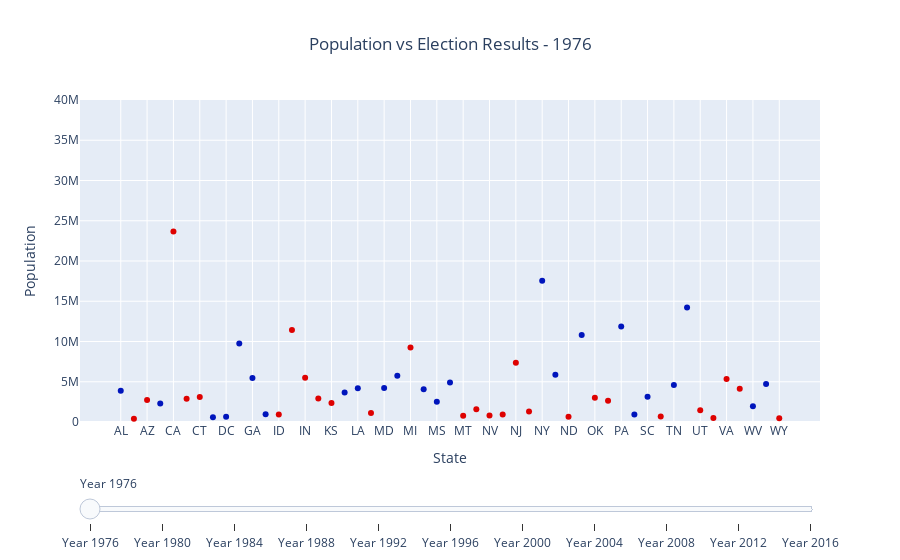

Here is the notebook cell this chart was saved with:
### Markdown cell above
## Plot Population vs Election Results

### Code cell
import plotly.graph_objects as go
import numpy as np
import plotly.express as px

# Create figure
fig = go.Figure()

# Add traces, one for each slider step
for year in election_years:
    state_decisions = []
    state_pops = []

    for state, election_info in slides[year].items():
        state_decisions.append(election_info.winner_party.title())
        state_pops.append(election_info.state_population)

    
    fig.add_trace(
        go.Scatter(visible=False, x=state_codes, y=state_pops,mode='markers',marker_color=['#0015BC' if x == 'Democrat' else '#DE0100' for x in state_decisions], customdata=state_decisions))

fig.data[0].visible = True
fig.update_traces(hovertemplate='%{x}<br>Pop: %{y}<br>%{customdata}<extra></extra>')

# Create and add slider
steps = []

for i,yr in zip(range(len(fig.data)), election_years):
    step = dict(
        method="update",
        args=[{"visible": [False] * len(fig.data)},
              {"title": "Population vs Election Results - " + str(yr)},{'title_x':0.5}],
        label='Year {}'.format(i*4 + 1976),# layout attribute
       
    )
    step["args"][0]["visible"][i] = True  # Toggle i'th trace to "visible"
    steps.append(step)

sliders = [dict(
    active=0,
    pad={"t": 50},

    steps=steps
)]

fig.update_layout(
     yaxis=dict(range=[0,40000000]),
    title= "Population vs Election Results - " + str(1976), title_x=.5,
    sliders=sliders,
    xaxis_title="State",
    yaxis_title="Population"
)

fig.show()
offline.plot(fig, auto_open=True, filename='plots/html_plots/Population vs Election Results.html', validate=True)

### Figure 1 — Plotly figure (JSON) as saved in the notebook; plotly's stock layout.template omitted (floating-point values rounded to 4 significant figures)
{"data": [{"customdata": ["Democrat", "Republican", "Republican", "Democrat", "Republican", "Republican", "Republican", "Democrat", "Democrat", "Democrat", "Democrat", "Democrat", "Republican", "Republican", "Republican", "Republican", "Republican", "Democrat", "Democrat", "Republican", "Democrat", "Democrat", "Republican", "Democrat", "Democrat", "Democrat", "Republican", "Republican", "Republican", "Republican", "Republican", "Republican", "Democrat", "Democrat", "Republican", "Democrat", "Republican", "Republican", "Democrat", "Democrat", "Democrat", "Republican", "Democrat", "Democrat", "Republican", "Republican", "Republican", "Republican", "Democrat", "Democrat", "Republican"], "hovertemplate": "%{x}<br>Pop: %{y}<br>%{customdata}<extra></extra>", "marker": {"color": ["#0015BC", "#DE0100", "#DE0100", "#0015BC", "#DE0100", "#DE0100", "#DE0100", "#0015BC", "#0015BC", "#0015BC", "#0015BC", "#0015BC", "#DE0100", "#DE0100", "#DE0100", "#DE0100", "#DE0100", "#0015BC", "#0015BC", "#DE0100", "#0015BC", "#0015BC", "#DE0100", "#0015BC", "#0015BC", "#0015BC", "#DE0100", "#DE0100", "#DE0100", "#DE0100", "#DE0100", "#DE0100", "#0015BC", "#0015BC", "#DE0100", "#0015BC", "#DE0100", "#DE0100", "#0015BC", "#0015BC", "#0015BC", "#DE0100", "#0015BC", "#0015BC", "#DE0100", "#DE0100", "#DE0100", "#DE0100", "#0015BC", "#0015BC", "#DE0100"]}, "mode": "markers", "type": "scatter", "visible": true, "x": ["AL", "AK", "AZ", "AR", "CA", "CO", "CT", "DE", "DC", "FL", "GA", "HI", "ID", "IL", "IN", "IA", "KS", "KY", "LA", "ME", "MD", "MA", "MI", "MN", "MS", "MO", "MT", "NE", "NV", "NH", "NJ", "NM", "NY", "NC", "ND", "OH", "OK", "OR", "PA", "RI", "SC", "SD", "TN", "TX", "UT", "VT", "VA", "WA", "WV", "WI", "WY"], "y": [3893888, 401851, 2718215, 2286435, 23667902, 2889964, 3107576, 594338, 638333, 9746324, 5463105, 964691, 943935, 11426518, 5490224, 2913808, 2363679, 3660777, 4205900, 1124660, 4216975, 5737037, 9262078, 4075970, 2520638, 4916686, 786690, 1569825, 800493, 920610, 7364823, 1302894, 17558072, 5881766, 652717, 10797630, 3025290, 2633105, 11863895, 947154, 3121820, 690768, 4591120, 14229191, 1461037, 511456, 5346818, 4132156, 1949644, 4705767, 469557]}, {"customdata": ["Republican", "Republican", "Republican", "Republican", "Republican", "Republican", "Republican", "Republican", "Democrat", "Republican", "Democrat", "Democrat", "Republican", "Republican", "Republican", "Republican", "Republican", "Republican", "Republican", "Republican", "Democrat", "Republican", "Republican", "Democrat", "Republican", "Republican", "Republican", "Republican", "Republican", "Republican", "Republican", "Republican", "Democrat", "Republican", "Republican", "Republican", "Republican", "Republican", "Republican", "Democrat", "Republican", "Republican", "Republican", "Republican", "Republican", "Republican", "Republican", "Republican", "Democrat", "Republican", "Republican"], "hovertemplate": "%{x}<br>Pop: %{y}<br>%{customdata}<extra></extra>", "marker": {"color": ["#DE0100", "#DE0100", "#DE0100", "#DE0100", "#DE0100", "#DE0100", "#DE0100", "#DE0100", "#0015BC", "#DE0100", "#0015BC", "#0015BC", "#DE0100", "#DE0100", "#DE0100", "#DE0100", "#DE0100", "#DE0100", "#DE0100", "#DE0100", "#0015BC", "#DE0100", "#DE0100", "#0015BC", "#DE0100", "#DE0100", "#DE0100", "#DE0100", "#DE0100", "#DE0100", "#DE0100", "#DE0100", "#0015BC", "#DE0100", "#DE0100", "#DE0100", "#DE0100", "#DE0100", "#DE0100", "#0015BC", "#DE0100", "#DE0100", "#DE0100", "#DE0100", "#DE0100", "#DE0100", "#DE0100", "#DE0100", "#0015BC", "#DE0100", "#DE0100"]}, "mode": "markers", "type": "scatter", "visible": false, "x": ["AL", "AK", "AZ", "AR", "CA", "CO", "CT", "DE", "DC", "FL", "GA", "HI", "ID", "IL", "IN", "IA", "KS", "KY", "LA", "ME", "MD", "MA", "MI", "MN", "MS", "MO", "MT", "NE", "NV", "NH", "NJ", "NM", "NY", "NC", "ND", "OH", "OK", "OR", "PA", "RI", "SC", "SD", "TN", "TX", "UT", "VT", "VA", "WA", "WV", "WI", "WY"], "y": [3893888, 401851, 2718215, 2286435, 23667902, 2889964, 3107576, 594338, 638333, 9746324, 5463105, 964691, 943935, 11426518, 5490224, 2913808, 2363679, 3660777, 4205900, 1124660, 4216975, 5737037, 9262078, 4075970, 2520638, 4916686, 786690, 1569825, 800493, 920610, 7364823, 1302894, 17558072, 5881766, 652717, 10797630, 3025290, 2633105, 11863895, 947154, 3121820, 690768, 4591120, 14229191, 1461037, 511456, 5346818, 4132156, 1949644, 4705767, 469557]}, {"customdata": ["Republican", "Republican", "Republican", "Republican", "Republican", "Republican", "Republican", "Republican", "Democrat", "Republican", "Republican", "Republican", "Republican", "Republican", "Republican", "Republican", "Republican", "Republican", "Republican", "Republican", "Republican", "Republican", "Republican", "Democrat", "Republican", "Republican", "Republican", "Republican", "Republican", "Republican", "Republican", "Republican", "Republican", "Republican", "Republican", "Republican", "Republican", "Republican", "Republican", "Republican", "Republican", "Republican", "Republican", "Republican", "Republican", "Republican", "Republican", "Republican", "Republican", "Republican", "Republican"], "hovertemplate": "%{x}<br>Pop: %{y}<br>%{customdata}<extra></extra>", "marker": {"color": ["#DE0100", "#DE0100", "#DE0100", "#DE0100", "#DE0100", "#DE0100", "#DE0100", "#DE0100", "#0015BC", "#DE0100", "#DE0100", "#DE0100", "#DE0100", "#DE0100", "#DE0100", "#DE0100", "#DE0100", "#DE0100", "#DE0100", "#DE0100", "#DE0100", "#DE0100", "#DE0100", "#0015BC", "#DE0100", "#DE0100", "#DE0100", "#DE0100", "#DE0100", "#DE0100", "#DE0100", "#DE0100", "#DE0100", "#DE0100", "#DE0100", "#DE0100", "#DE0100", "#DE0100", "#DE0100", "#DE0100", "#DE0100", "#DE0100", "#DE0100", "#DE0100", "#DE0100", "#DE0100", "#DE0100", "#DE0100", "#DE0100", "#DE0100", "#DE0100"]}, "mode": "markers", "type": "scatter", "visible": false, "x": ["AL", "AK", "AZ", "AR", "CA", "CO", "CT", "DE", "DC", "FL", "GA", "HI", "ID", "IL", "IN", "IA", "KS", "KY", "LA", "ME", "MD", "MA", "MI", "MN", "MS", "MO", "MT", "NE", "NV", "NH", "NJ", "NM", "NY", "NC", "ND", "OH", "OK", "OR", "PA", "RI", "SC", "SD", "TN", "TX", "UT", "VT", "VA", "WA", "WV", "WI", "WY"], "y": [3893888, 401851, 2718215, 2286435, 23667902, 2889964, 3107576, 594338, 638333, 9746324, 5463105, 964691, 943935, 11426518, 5490224, 2913808, 2363679, 3660777, 4205900, 1124660, 4216975, 5737037, 9262078, 4075970, 2520638, 4916686, 786690, 1569825, 800493, 920610, 7364823, 1302894, 17558072, 5881766, 652717, 10797630, 3025290, 2633105, 11863895, 947154, 3121820, 690768, 4591120, 14229191, 1461037, 511456, 5346818, 4132156, 1949644, 4705767, 469557]}, {"customdata": ["Republican", "Republican", "Republican", "Republican", "Republican", "Republican", "Republican", "Republican", "Democrat", "Republican", "Republican", "Democrat", "Republican", "Republican", "Republican", "Democrat", "Republican", "Republican", "Republican", "Republican", "Republican", "Democrat", "Republican", "Democrat", "Republican", "Republican", "Republican", "Republican", "Republican", "Republican", "Republican", "Republican", "Democrat", "Republican", "Republican", "Republican", "Republican", "Democrat", "Republican", "Democrat", "Republican", "Republican", "Republican", "Republican", "Republican", "Republican", "Republican", "Democrat", "Democrat", "Democrat", "Republican"], "hovertemplate": "%{x}<br>Pop: %{y}<br>%{customdata}<extra></extra>", "marker": {"color": ["#DE0100", "#DE0100", "#DE0100", "#DE0100", "#DE0100", "#DE0100", "#DE0100", "#DE0100", "#0015BC", "#DE0100", "#DE0100", "#0015BC", "#DE0100", "#DE0100", "#DE0100", "#0015BC", "#DE0100", "#DE0100", "#DE0100", "#DE0100", "#DE0100", "#0015BC", "#DE0100", "#0015BC", "#DE0100", "#DE0100", "#DE0100", "#DE0100", "#DE0100", "#DE0100", "#DE0100", "#DE0100", "#0015BC", "#DE0100", "#DE0100", "#DE0100", "#DE0100", "#0015BC", "#DE0100", "#0015BC", "#DE0100", "#DE0100", "#DE0100", "#DE0100", "#DE0100", "#DE0100", "#DE0100", "#0015BC", "#0015BC", "#0015BC", "#DE0100"]}, "mode": "markers", "type": "scatter", "visible": false, "x": ["AL", "AK", "AZ", "AR", "CA", "CO", "CT", "DE", "DC", "FL", "GA", "HI", "ID", "IL", "IN", "IA", "KS", "KY", "LA", "ME", "MD", "MA", "MI", "MN", "MS", "MO", "MT", "NE", "NV", "NH", "NJ", "NM", "NY", "NC", "ND", "OH", "OK", "OR", "PA", "RI", "SC", "SD", "TN", "TX", "UT", "VT", "VA", "WA", "WV", "WI", "WY"], "y": [4040587, 550043, 3665228, 2350725, 29760021, 3294394, 3287116, 666168, 606900, 12937926, 6478216, 1108229, 1006749, 11430602, 5544159, 2776755, 2477574, 3685296, 4219973, 1227928, 4781468, 6016425, 9295297, 4375099, 2573216, 5117073, 799065, 1578385, 1201833, 1109252, 7730188, 1515069, 17990455, 6628637, 638800, 10847115, 3145585, 2842321, 11881643, 1003464, 3486703, 696004, 4877185, 16986510, 1722850, 562758, 6187358, 4866692, 1793477, 4891769, 453588]}, {"customdata": ["Republican", "Republican", "Republican", "Democrat", "Democrat", "Democrat", "Democrat", "Democrat", "Democrat", "Republican", "Democrat", "Democrat", "Republican", "Democrat", "Republican", "Democrat", "Republican", "Democrat", "Democrat", "Democrat", "Democrat", "Democrat", "Democrat", "Democrat", "Republican", "Democrat", "Democrat", "Republican", "Democrat", "Democrat", "Democrat", "Democrat", "Democrat", "Republican", "Republican", "Democrat", "Republican", "Democrat", "Democrat", "Democrat", "Republican", "Republican", "Democrat", "Republican", "Republican", "Democrat", "Republican", "Democrat", "Democrat", "Democrat", "Republican"], "hovertemplate": "%{x}<br>Pop: %{y}<br>%{customdata}<extra></extra>", "marker": {"color": ["#DE0100", "#DE0100", "#DE0100", "#0015BC", "#0015BC", "#0015BC", "#0015BC", "#0015BC", "#0015BC", "#DE0100", "#0015BC", "#0015BC", "#DE0100", "#0015BC", "#DE0100", "#0015BC", "#DE0100", "#0015BC", "#0015BC", "#0015BC", "#0015BC", "#0015BC", "#0015BC", "#0015BC", "#DE0100", "#0015BC", "#0015BC", "#DE0100", "#0015BC", "#0015BC", "#0015BC", "#0015BC", "#0015BC", "#DE0100", "#DE0100", "#0015BC", "#DE0100", "#0015BC", "#0015BC", "#0015BC", "#DE0100", "#DE0100", "#0015BC", "#DE0100", "#DE0100", "#0015BC", "#DE0100", "#0015BC", "#0015BC", "#0015BC", "#DE0100"]}, "mode": "markers", "type": "scatter", "visible": false, "x": ["AL", "AK", "AZ", "AR", "CA", "CO", "CT", "DE", "DC", "FL", "GA", "HI", "ID", "IL", "IN", "IA", "KS", "KY", "LA", "ME", "MD", "MA", "MI", "MN", "MS", "MO", "MT", "NE", "NV", "NH", "NJ", "NM", "NY", "NC", "ND", "OH", "OK", "OR", "PA", "RI", "SC", "SD", "TN", "TX", "UT", "VT", "VA", "WA", "WV", "WI", "WY"], "y": [4040587, 550043, 3665228, 2350725, 29760021, 3294394, 3287116, 666168, 606900, 12937926, 6478216, 1108229, 1006749, 11430602, 5544159, 2776755, 2477574, 3685296, 4219973, 1227928, 4781468, 6016425, 9295297, 4375099, 2573216, 5117073, 799065, 1578385, 1201833, 1109252, 7730188, 1515069, 17990455, 6628637, 638800, 10847115, 3145585, 2842321, 11881643, 1003464, 3486703, 696004, 4877185, 16986510, 1722850, 562758, 6187358, 4866692, 1793477, 4891769, 453588]}, {"customdata": ["Republican", "Republican", "Democrat", "Democrat", "Democrat", "Republican", "Democrat", "Democrat", "Democrat", "Democrat", "Republican", "Democrat", "Republican", "Democrat", "Republican", "Democrat", "Republican", "Democrat", "Democrat", "Democrat", "Democrat", "Democrat", "Democrat", "Democrat", "Republican", "Democrat", "Republican", "Republican", "Democrat", "Democrat", "Democrat", "Democrat", "Democrat", "Republican", "Republican", "Democrat", "Republican", "Democrat", "Democrat", "Democrat", "Republican", "Republican", "Democrat", "Republican", "Republican", "Democrat", "Republican", "Democrat", "Democrat", "Democrat", "Republican"], "hovertemplate": "%{x}<br>Pop: %{y}<br>%{customdata}<extra></extra>", "marker": {"color": ["#DE0100", "#DE0100", "#0015BC", "#0015BC", "#0015BC", "#DE0100", "#0015BC", "#0015BC", "#0015BC", "#0015BC", "#DE0100", "#0015BC", "#DE0100", "#0015BC", "#DE0100", "#0015BC", "#DE0100", "#0015BC", "#0015BC", "#0015BC", "#0015BC", "#0015BC", "#0015BC", "#0015BC", "#DE0100", "#0015BC", "#DE0100", "#DE0100", "#0015BC", "#0015BC", "#0015BC", "#0015BC", "#0015BC", "#DE0100", "#DE0100", "#0015BC", "#DE0100", "#0015BC", "#0015BC", "#0015BC", "#DE0100", "#DE0100", "#0015BC", "#DE0100", "#DE0100", "#0015BC", "#DE0100", "#0015BC", "#0015BC", "#0015BC", "#DE0100"]}, "mode": "markers", "type": "scatter", "visible": false, "x": ["AL", "AK", "AZ", "AR", "CA", "CO", "CT", "DE", "DC", "FL", "GA", "HI", "ID", "IL", "IN", "IA", "KS", "KY", "LA", "ME", "MD", "MA", "MI", "MN", "MS", "MO", "MT", "NE", "NV", "NH", "NJ", "NM", "NY", "NC", "ND", "OH", "OK", "OR", "PA", "RI", "SC", "SD", "TN", "TX", "UT", "VT", "VA", "WA", "WV", "WI", "WY"], "y": [4447100, 626932, 5130632, 2673400, 33871648, 4301261, 3405565, 783600, 572059, 15982378, 8186453, 1211537, 1293953, 12419293, 6080485, 2926324, 2688418, 4041769, 4468976, 1274923, 5296486, 6349097, 9938444, 4919479, 2844658, 5595211, 902195, 1711263, 1998257, 1235786, 8414350, 1819046, 18976457, 8049313, 642200, 11353140, 3450654, 3421399, 12281054, 1048319, 4012012, 754844, 5689283, 20851820, 2233169, 608827, 7078515, 5894121, 1808344, 5363675, 493782]}, {"customdata": ["Republican", "Republican", "Republican", "Republican", "Democrat", "Republican", "Democrat", "Democrat", "Democrat", "Republican", "Republican", "Democrat", "Republican", "Democrat", "Republican", "Democrat", "Republican", "Republican", "Republican", "Democrat", "Democrat", "Democrat", "Democrat", "Democrat", "Republican", "Republican", "Republican", "Republican", "Republican", "Republican", "Democrat", "Democrat", "Democrat", "Republican", "Republican", "Republican", "Republican", "Democrat", "Democrat", "Democrat", "Republican", "Republican", "Republican", "Republican", "Republican", "Democrat", "Republican", "Democrat", "Republican", "Democrat", "Republican"], "hovertemplate": "%{x}<br>Pop: %{y}<br>%{customdata}<extra></extra>", "marker": {"color": ["#DE0100", "#DE0100", "#DE0100", "#DE0100", "#0015BC", "#DE0100", "#0015BC", "#0015BC", "#0015BC", "#DE0100", "#DE0100", "#0015BC", "#DE0100", "#0015BC", "#DE0100", "#0015BC", "#DE0100", "#DE0100", "#DE0100", "#0015BC", "#0015BC", "#0015BC", "#0015BC", "#0015BC", "#DE0100", "#DE0100", "#DE0100", "#DE0100", "#DE0100", "#DE0100", "#0015BC", "#0015BC", "#0015BC", "#DE0100", "#DE0100", "#DE0100", "#DE0100", "#0015BC", "#0015BC", "#0015BC", "#DE0100", "#DE0100", "#DE0100", "#DE0100", "#DE0100", "#0015BC", "#DE0100", "#0015BC", "#DE0100", "#0015BC", "#DE0100"]}, "mode": "markers", "type": "scatter", "visible": false, "x": ["AL", "AK", "AZ", "AR", "CA", "CO", "CT", "DE", "DC", "FL", "GA", "HI", "ID", "IL", "IN", "IA", "KS", "KY", "LA", "ME", "MD", "MA", "MI", "MN", "MS", "MO", "MT", "NE", "NV", "NH", "NJ", "NM", "NY", "NC", "ND", "OH", "OK", "OR", "PA", "RI", "SC", "SD", "TN", "TX", "UT", "VT", "VA", "WA", "WV", "WI", "WY"], "y": [4447100, 626932, 5130632, 2673400, 33871648, 4301261, 3405565, 783600, 572059, 15982378, 8186453, 1211537, 1293953, 12419293, 6080485, 2926324, 2688418, 4041769, 4468976, 1274923, 5296486, 6349097, 9938444, 4919479, 2844658, 5595211, 902195, 1711263, 1998257, 1235786, 8414350, 1819046, 18976457, 8049313, 642200, 11353140, 3450654, 3421399, 12281054, 1048319, 4012012, 754844, 5689283, 20851820, 2233169, 608827, 7078515, 5894121, 1808344, 5363675, 493782]}, {"customdata": ["Republican", "Republican", "Republican", "Republican", "Democrat", "Republican", "Democrat", "Democrat", "Democrat", "Republican", "Republican", "Democrat", "Republican", "Democrat", "Republican", "Republican", "Republican", "Republican", "Republican", "Democrat", "Democrat", "Democrat", "Democrat", "Democrat", "Republican", "Republican", "Republican", "Republican", "Republican", "Democrat", "Democrat", "Republican", "Democrat", "Republican", "Republican", "Republican", "Republican", "Democrat", "Democrat", "Democrat", "Republican", "Republican", "Republican", "Republican", "Republican", "Democrat", "Republican", "Democrat", "Republican", "Democrat", "Republican"], "hovertemplate": "%{x}<br>Pop: %{y}<br>%{customdata}<extra></extra>", "marker": {"color": ["#DE0100", "#DE0100", "#DE0100", "#DE0100", "#0015BC", "#DE0100", "#0015BC", "#0015BC", "#0015BC", "#DE0100", "#DE0100", "#0015BC", "#DE0100", "#0015BC", "#DE0100", "#DE0100", "#DE0100", "#DE0100", "#DE0100", "#0015BC", "#0015BC", "#0015BC", "#0015BC", "#0015BC", "#DE0100", "#DE0100", "#DE0100", "#DE0100", "#DE0100", "#0015BC", "#0015BC", "#DE0100", "#0015BC", "#DE0100", "#DE0100", "#DE0100", "#DE0100", "#0015BC", "#0015BC", "#0015BC", "#DE0100", "#DE0100", "#DE0100", "#DE0100", "#DE0100", "#0015BC", "#DE0100", "#0015BC", "#DE0100", "#0015BC", "#DE0100"]}, "mode": "markers", "type": "scatter", "visible": false, "x": ["AL", "AK", "AZ", "AR", "CA", "CO", "CT", "DE", "DC", "FL", "GA", "HI", "ID", "IL", "IN", "IA", "KS", "KY", "LA", "ME", "MD", "MA", "MI", "MN", "MS", "MO", "MT", "NE", "NV", "NH", "NJ", "NM", "NY", "NC", "ND", "OH", "OK", "OR", "PA", "RI", "SC", "SD", "TN", "TX", "UT", "VT", "VA", "WA", "WV", "WI", "WY"], "y": [4447100, 626932, 5130632, 2673400, 33871648, 4301261, 3405565, 783600, 572059, 15982378, 8186453, 1211537, 1293953, 12419293, 6080485, 2926324, 2688418, 4041769, 4468976, 1274923, 5296486, 6349097, 9938444, 4919479, 2844658, 5595211, 902195, 1711263, 1998257, 1235786, 8414350, 1819046, 18976457, 8049313, 642200, 11353140, 3450654, 3421399, 12281054, 1048319, 4012012, 754844, 5689283, 20851820, 2233169, 608827, 7078515, 5894121, 1808344, 5363675, 493782]}, {"customdata": ["Republican", "Republican", "Republican", "Republican", "Democrat", "Democrat", "Democrat", "Democrat", "Democrat", "Democrat", "Republican", "Democrat", "Republican", "Democrat", "Democrat", "Democrat", "Republican", "Republican", "Republican", "Democrat", "Democrat", "Democrat", "Democrat", "Democrat", "Republican", "Republican", "Republican", "Republican", "Democrat", "Democrat", "Democrat", "Democrat", "Democrat", "Democrat", "Republican", "Democrat", "Republican", "Democrat", "Democrat", "Democrat", "Republican", "Republican", "Republican", "Republican", "Republican", "Democrat", "Democrat", "Democrat", "Republican", "Democrat", "Republican"], "hovertemplate": "%{x}<br>Pop: %{y}<br>%{customdata}<extra></extra>", "marker": {"color": ["#DE0100", "#DE0100", "#DE0100", "#DE0100", "#0015BC", "#0015BC", "#0015BC", "#0015BC", "#0015BC", "#0015BC", "#DE0100", "#0015BC", "#DE0100", "#0015BC", "#0015BC", "#0015BC", "#DE0100", "#DE0100", "#DE0100", "#0015BC", "#0015BC", "#0015BC", "#0015BC", "#0015BC", "#DE0100", "#DE0100", "#DE0100", "#DE0100", "#0015BC", "#0015BC", "#0015BC", "#0015BC", "#0015BC", "#0015BC", "#DE0100", "#0015BC", "#DE0100", "#0015BC", "#0015BC", "#0015BC", "#DE0100", "#DE0100", "#DE0100", "#DE0100", "#DE0100", "#0015BC", "#0015BC", "#0015BC", "#DE0100", "#0015BC", "#DE0100"]}, "mode": "markers", "type": "scatter", "visible": false, "x": ["AL", "AK", "AZ", "AR", "CA", "CO", "CT", "DE", "DC", "FL", "GA", "HI", "ID", "IL", "IN", "IA", "KS", "KY", "LA", "ME", "MD", "MA", "MI", "MN", "MS", "MO", "MT", "NE", "NV", "NH", "NJ", "NM", "NY", "NC", "ND", "OH", "OK", "OR", "PA", "RI", "SC", "SD", "TN", "TX", "UT", "VT", "VA", "WA", "WV", "WI", "WY"], "y": [4779735, 710231, 6329013, 2915921, 37253956, 5029196, 3574097, 897934, 601723, 18801311, 9687653, 1360301, 1567582, 12830632, 6483800, 3046350, 2853118, 4339362, 4515770, 1328361, 5773552, 6547629, 9883635, 5303925, 2967297, 5988927, 989415, 1826341, 2700551, 1316472, 8791894, 2059180, 19378104, 9535475, 672591, 11536502, 3751354, 3831074, 12702379, 1052567, 4625364, 814180, 6346110, 25145561, 2763885, 625741, 8001024, 6724540, 1852996, 5686986, 563626]}, {"customdata": ["Republican", "Republican", "Republican", "Republican", "Democrat", "Democrat", "Democrat", "Democrat", "Democrat", "Democrat", "Republican", "Democrat", "Republican", "Democrat", "Republican", "Democrat", "Republican", "Republican", "Republican", "Democrat", "Democrat", "Democrat", "Democrat", "Democrat", "Republican", "Republican", "Republican", "Republican", "Democrat", "Democrat", "Democrat", "Democrat", "Democrat", "Republican", "Republican", "Democrat", "Republican", "Democrat", "Democrat", "Democrat", "Republican", "Republican", "Republican", "Republican", "Republican", "Democrat", "Democrat", "Democrat", "Republican", "Democrat", "Republican"], "hovertemplate": "%{x}<br>Pop: %{y}<br>%{customdata}<extra></extra>", "marker": {"color": ["#DE0100", "#DE0100", "#DE0100", "#DE0100", "#0015BC", "#0015BC", "#0015BC", "#0015BC", "#0015BC", "#0015BC", "#DE0100", "#0015BC", "#DE0100", "#0015BC", "#DE0100", "#0015BC", "#DE0100", "#DE0100", "#DE0100", "#0015BC", "#0015BC", "#0015BC", "#0015BC", "#0015BC", "#DE0100", "#DE0100", "#DE0100", "#DE0100", "#0015BC", "#0015BC", "#0015BC", "#0015BC", "#0015BC", "#DE0100", "#DE0100", "#0015BC", "#DE0100", "#0015BC", "#0015BC", "#0015BC", "#DE0100", "#DE0100", "#DE0100", "#DE0100", "#DE0100", "#0015BC", "#0015BC", "#0015BC", "#DE0100", "#0015BC", "#DE0100"]}, "mode": "markers", "type": "scatter", "visible": false, "x": ["AL", "AK", "AZ", "AR", "CA", "CO", "CT", "DE", "DC", "FL", "GA", "HI", "ID", "IL", "IN", "IA", "KS", "KY", "LA", "ME", "MD", "MA", "MI", "MN", "MS", "MO", "MT", "NE", "NV", "NH", "NJ", "NM", "NY", "NC", "ND", "OH", "OK", "OR", "PA", "RI", "SC", "SD", "TN", "TX", "UT", "VT", "VA", "WA", "WV", "WI", "WY"], "y": [4779735, 710231, 6329013, 2915921, 37253956, 5029196, 3574097, 897934, 601723, 18801311, 9687653, 1360301, 1567582, 12830632, 6483800, 3046350, 2853118, 4339362, 4515770, 1328361, 5773552, 6547629, 9883635, 5303925, 2967297, 5988927, 989415, 1826341, 2700551, 1316472, 8791894, 2059180, 19378104, 9535475, 672591, 11536502, 3751354, 3831074, 12702379, 1052567, 4625364, 814180, 6346110, 25145561, 2763885, 625741, 8001024, 6724540, 1852996, 5686986, 563626]}, {"customdata": ["Republican", "Republican", "Republican", "Republican", "Democrat", "Democrat", "Democrat", "Democrat", "Democrat", "Republican", "Republican", "Democrat", "Republican", "Democrat", "Republican", "Republican", "Republican", "Republican", "Republican", "Democrat", "Democrat", "Democrat", "Republican", "Democrat", "Republican", "Republican", "Republican", "Republican", "Democrat", "Democrat", "Democrat", "Democrat", "Democrat", "Republican", "Republican", "Republican", "Republican", "Democrat", "Republican", "Democrat", "Republican", "Republican", "Republican", "Republican", "Republican", "Democrat", "Democrat", "Democrat", "Republican", "Republican", "Republican"], "hovertemplate": "%{x}<br>Pop: %{y}<br>%{customdata}<extra></extra>", "marker": {"color": ["#DE0100", "#DE0100", "#DE0100", "#DE0100", "#0015BC", "#0015BC", "#0015BC", "#0015BC", "#0015BC", "#DE0100", "#DE0100", "#0015BC", "#DE0100", "#0015BC", "#DE0100", "#DE0100", "#DE0100", "#DE0100", "#DE0100", "#0015BC", "#0015BC", "#0015BC", "#DE0100", "#0015BC", "#DE0100", "#DE0100", "#DE0100", "#DE0100", "#0015BC", "#0015BC", "#0015BC", "#0015BC", "#0015BC", "#DE0100", "#DE0100", "#DE0100", "#DE0100", "#0015BC", "#DE0100", "#0015BC", "#DE0100", "#DE0100", "#DE0100", "#DE0100", "#DE0100", "#0015BC", "#0015BC", "#0015BC", "#DE0100", "#DE0100", "#DE0100"]}, "mode": "markers", "type": "scatter", "visible": false, "x": ["AL", "AK", "AZ", "AR", "CA", "CO", "CT", "DE", "DC", "FL", "GA", "HI", "ID", "IL", "IN", "IA", "KS", "KY", "LA", "ME", "MD", "MA", "MI", "MN", "MS", "MO", "MT", "NE", "NV", "NH", "NJ", "NM", "NY", "NC", "ND", "OH", "OK", "OR", "PA", "RI", "SC", "SD", "TN", "TX", "UT", "VT", "VA", "WA", "WV", "WI", "WY"], "y": [4779735, 710231, 6329013, 2915921, 37253956, 5029196, 3574097, 897934, 601723, 18801311, 9687653, 1360301, 1567582, 12830632, 6483800, 3046350, 2853118, 4339362, 4515770, 1328361, 5773552, 6547629, 9883635, 5303925, 2967297, 5988927, 989415, 1826341, 2700551, 1316472, 8791894, 2059180, 19378104, 9535475, 672591, 11536502, 3751354, 3831074, 12702379, 1052567, 4625364, 814180, 6346110, 25145561, 2763885, 625741, 8001024, 6724540, 1852996, 5686986, 563626]}], "layout": {"sliders": [{"active": 0, "pad": {"t": 50}, "steps": [{"args": [{"visible": [true, false, false, false, false, false, false, false, false, false, false]}, {"title": "Population vs Election Results - 1976"}, {"title_x": 0.5}], "label": "Year 1976", "method": "update"}, {"args": [{"visible": [false, true, false, false, false, false, false, false, false, false, false]}, {"title": "Population vs Election Results - 1980"}, {"title_x": 0.5}], "label": "Year 1980", "method": "update"}, {"args": [{"visible": [false, false, true, false, false, false, false, false, false, false, false]}, {"title": "Population vs Election Results - 1984"}, {"title_x": 0.5}], "label": "Year 1984", "method": "update"}, {"args": [{"visible": [false, false, false, true, false, false, false, false, false, false, false]}, {"title": "Population vs Election Results - 1988"}, {"title_x": 0.5}], "label": "Year 1988", "method": "update"}, {"args": [{"visible": [false, false, false, false, true, false, false, false, false, false, false]}, {"title": "Population vs Election Results - 1992"}, {"title_x": 0.5}], "label": "Year 1992", "method": "update"}, {"args": [{"visible": [false, false, false, false, false, true, false, false, false, false, false]}, {"title": "Population vs Election Results - 1996"}, {"title_x": 0.5}], "label": "Year 1996", "method": "update"}, {"args": [{"visible": [false, false, false, false, false, false, true, false, false, false, false]}, {"title": "Population vs Election Results - 2000"}, {"title_x": 0.5}], "label": "Year 2000", "method": "update"}, {"args": [{"visible": [false, false, false, false, false, false, false, true, false, false, false]}, {"title": "Population vs Election Results - 2004"}, {"title_x": 0.5}], "label": "Year 2004", "method": "update"}, {"args": [{"visible": [false, false, false, false, false, false, false, false, true, false, false]}, {"title": "Population vs Election Results - 2008"}, {"title_x": 0.5}], "label": "Year 2008", "method": "update"}, {"args": [{"visible": [false, false, false, false, false, false, false, false, false, true, false]}, {"title": "Population vs Election Results - 2012"}, {"title_x": 0.5}], "label": "Year 2012", "method": "update"}, {"args": [{"visible": [false, false, false, false, false, false, false, false, false, false, true]}, {"title": "Population vs Election Results - 2016"}, {"title_x": 0.5}], "label": "Year 2016", "method": "update"}]}], "title": {"text": "Population vs Election Results - 1976", "x": 0.5}, "xaxis": {"title": {"text": "State"}}, "yaxis": {"range": [0, 40000000], "title": {"text": "Population"}}}}
